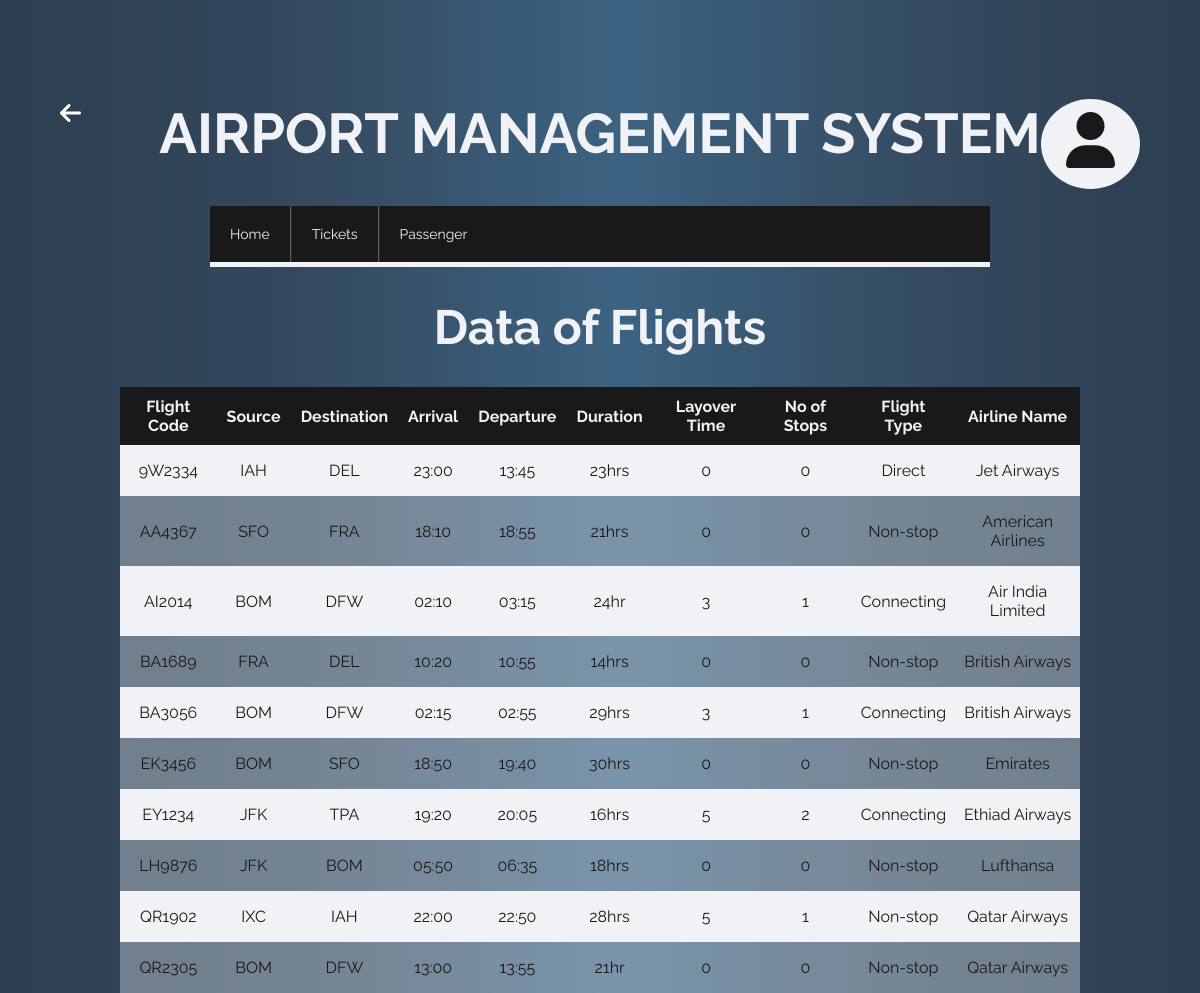
Page /php/flights.php on the committed database.
### tables this page shows
CREATE TABLE `flight` (
  `flight_code` varchar(255) NOT NULL,
  `source` varchar(255) DEFAULT NULL,
  `destination` varchar(255) DEFAULT NULL,
  `arrival` varchar(255) DEFAULT NULL,
  `departure` varchar(255) DEFAULT NULL,
  `status` varchar(255) DEFAULT NULL,
  `duration` varchar(255) DEFAULT NULL,
  `layover_time` varchar(255) DEFAULT NULL,
  `no_of_stops` varchar(255) DEFAULT NULL,
  `airlineid` varchar(255) DEFAULT NULL,
  `flighttype` varchar(255) DEFAULT NULL
);

CREATE TABLE `airline` (
  `airlineid` varchar(255) NOT NULL,
  `al_name` varchar(255) DEFAULT NULL,
  `three_digit_code` varchar(255) DEFAULT NULL
);

### php/flights.php (the view, shortened to what this page needs)
<!DOCTYPE html>
<html>
  <head>
    <link rel="stylesheet" href="https://use.fontawesome.com/releases/v5.5.0/css/all.css">
    <link rel="stylesheet" href="../css/cancel.css">
	<link rel="stylesheet" href="../css/menu.css">
</head>
<body class="bg">
    <div class="admin_log">
        <div  id="logout" class="admin_block user">
            <a href="#"><i class="fas fa-user user_icon"></i></a>
            <a href="#" class="admin"><?php echo $_SESSION['login_user']; ?></a>
        </div>
    </div>
    <div class="back">
        <a href="ticket.php"><i class="fas fa-arrow-left"></i></a>
    </div>
    <div class="title">
        <h1>Airport Management System</h1>
    </div>
    <ul id="menu">
        <li><a href="welcome.php">Home</a></li>
        <li><a href="ticket.php">Tickets</a>
        </li>
        <li><a href="passenger.php">Passenger</a>
        </li>
	</ul>
<div class="main_content cp">
<h1>Data of Flights</h1>
<table>
<tr>
<th>Flight Code</th>
<th>Source</th>
<th>Destination</th>
<th>Arrival</th>
<th>Departure</th>
<th>Duration</th>
<th>Layover Time</th>
<th>No of Stops</th>
<th>Flight Type</th>
<th>Airline Name</th>
</tr>
<?php
$conn = mysqli_connect("localhost", "root", "", "airportx");
$sql = "SELECT flight_code,source,destination,arrival,departure, duration, layover_time, no_of_stops,flighttype,al_name FROM flight NATURAL INNER join airline";
$result = $conn->query($sql);
if ($result->num_rows > 0) {
while($row = $result->fetch_assoc()) {
echo "<tr><td>". $row["flight_code"]."</td><td>". $row["source"]."</td><td>" . $row["destination"]."</td><td>" . $row["arrival"] . "</td><td>". $row["departure"]."</td><td>". $row["duration"]."</td><td>". $row["layover_time"]."</td><td>". $row["no_of_stops"]."</td><td>". $row["flighttype"]."</td><td>". $row["al_name"]."</td></tr>";
}
echo "</table>";
} else { echo "0 results"; }
?>
	</div>
</body>
</html>

### css/cancel.css (style rules this page uses)
html { height: 100%; }
body { height: 100%; margin: 0; padding: 0; color: #f1f2f6; font-family: 'Raleway', sans-serif; background: #34495e; }
body, div, form, input, select, p { padding: 0; margin: 0; outline: none; font-family: 'Raleway', sans-serif; font-size: 24px; color: #191919; }
a { text-decoration: none; }
.bg { background: rgb(44,62,80); background: linear-gradient(90deg, rgba(44,62,80,1) 0%, rgba(52,73,94,1) 25%, rgba(60,99,130,1) 52%, rgba(52,73,94,0.9979342078628326) 78%, rgba(44,62,80,1) 100%); }
.user_icon { font-size: 3.5rem; padding: 8px 0; color: #191919; margin: 0 auto; }
.admin_log { position: absolute; top: 10%; right: 5%; display: inline-block; text-align: center; cursor: pointer; }
.admin_block { padding: 10px 20px; margin-bottom: 10px; background: #f1f2f6; border-radius: 50%; }
.user { padding: 5px 25px; }
.admin { display: block; padding-bottom: 8px; font-size: 24px; text-align: center; color: #191919; text-decoration: none; }
.back { position: fixed; top: 10%; left: 5%; display: inline-block; text-align: center; cursor: pointer; }
.back a i { font-size: 24px; color: white; }
.title { width: 80%; margin: 100px auto 40px auto; }
.title h1 { text-align: center; font-size: 3.5rem; font-weight: bold; color: #f1f2f6; text-transform: uppercase; }
.main_content { width: 65%; text-align: left; margin: 0 auto; margin-bottom: 50px; color: #f1f2f6; margin-bottom: 80px; }
.cp { width: 80%; text-align: center; }

### css/menu.css (style rules this page uses)
#menu { padding:0; list-style-type:none; width: 65%; background: #191919; border-bottom: 5px solid #f1f2f6; min-height: 56px; margin: 20px auto; font-size: 14px; }
#menu li { float:left; border-right:1px solid #605B5B; border-left:1px solid #2B2A2A; position:relative; }
#menu li:last-child { border-right:none; }
#menu li:first-child { border-left:none; }
#menu li a { color: #f1f2f6; text-decoration:none; background: #191919; padding:20px 20px; display:block; transition:0.3s all ease; }

### php/flights.php (style rules this page uses)
table { border-collapse: collapse; width: 100%; color: #191919; font-family: 'Raleway', sans-serif; font-size: 16px; text-align: center; margin: 0 auto; box-sizing: border-box; }
th { background-color: #191919; color: #f1f2f6; padding: 10px; }
td { padding: 16px 8px; }
tr:nth-child(even) { background-color: #f1f2f6 }
tr:nth-child(odd) { background-color: #f1f2f657 }

### rows in the picture
flight: flight_code "9W2334", source "IAH", destination "DEL", arrival "23:00", departure "13:45", duration "23hrs", layover_time "0", no_of_stops "0", flighttype "Direct", airlineid.al_name "Jet Airways"
flight: flight_code "AA4367", source "SFO", destination "FRA", arrival "18:10", departure "18:55", duration "21hrs", layover_time "0", no_of_stops "0", flighttype "Non-stop", airlineid.al_name "American Airlines"
flight: flight_code "AI2014", source "BOM", destination "DFW", arrival "02:10", departure "03:15", duration "24hr", layover_time "3", no_of_stops "1", flighttype "Connecting", airlineid.al_name "Air India Limited"
flight: flight_code "BA1689", source "FRA", destination "DEL", arrival "10:20", departure "10:55", duration "14hrs", layover_time "0", no_of_stops "0", flighttype "Non-stop", airlineid.al_name "British Airways"
flight: flight_code "BA3056", source "BOM", destination "DFW", arrival "02:15", departure "02:55", duration "29hrs", layover_time "3", no_of_stops "1", flighttype "Connecting", airlineid.al_name "British Airways"
flight: flight_code "EK3456", source "BOM", destination "SFO", arrival "18:50", departure "19:40", duration "30hrs", layover_time "0", no_of_stops "0", flighttype "Non-stop", airlineid.al_name "Emirates"
flight: flight_code "EY1234", source "JFK", destination "TPA", arrival "19:20", departure "20:05", duration "16hrs", layover_time "5", no_of_stops "2", flighttype "Connecting", airlineid.al_name "Ethiad Airways"
flight: flight_code "LH9876", source "JFK", destination "BOM", arrival "05:50", departure "06:35", duration "18hrs", layover_time "0", no_of_stops "0", flighttype "Non-stop", airlineid.al_name "Lufthansa"
flight: flight_code "QR1902", source "IXC", destination "IAH", arrival "22:00", departure "22:50", duration "28hrs", layover_time "5", no_of_stops "1", flighttype "Non-stop", airlineid.al_name "Qatar Airways"
flight: flight_code "QR2305", source "BOM", destination "DFW", arrival "13:00", departure "13:55", duration "21hr", layover_time "0", no_of_stops "0", flighttype "Non-stop", airlineid.al_name "Qatar Airways"
